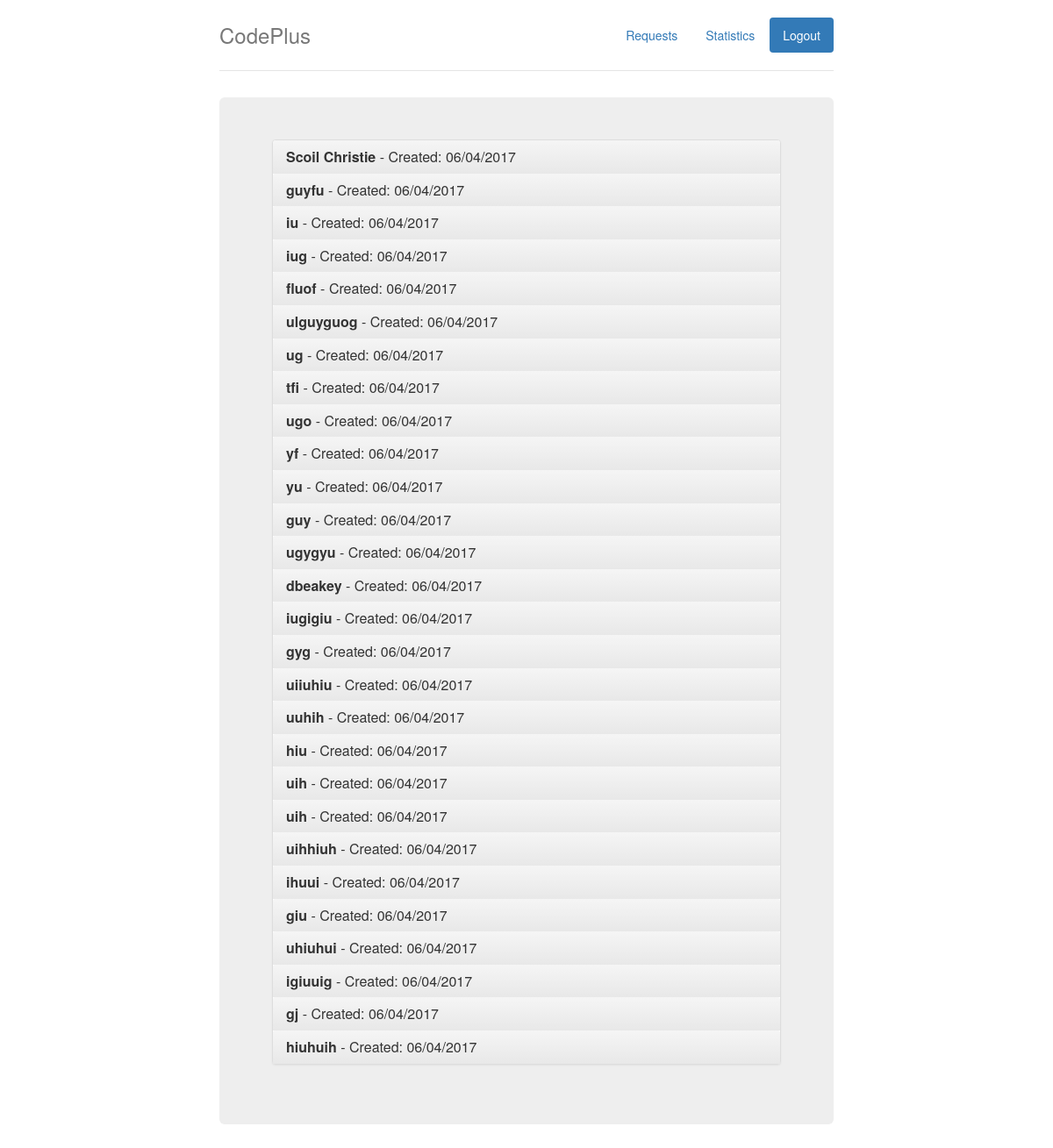
Page /webroot/admin.php (signed in) on the committed database.
### tables this page shows
CREATE TABLE IF NOT EXISTS `codep_requests` (
  `request_id` int(11) NOT NULL,
  `requested_date` datetime NOT NULL,
  `created` datetime NOT NULL,
  `teacher_name` varchar(80) NOT NULL,
  `school` varchar(80) NOT NULL,
  `email` varchar(80) NOT NULL,
  `address` text NOT NULL,
  `number_students` int(11) NOT NULL,
  `message` text NOT NULL,
  `status` tinyint(1) NOT NULL DEFAULT '0',
  `user_id` int(11) NOT NULL
);

### webroot/admin.php (the view, shortened to what this page needs)
<?php
	require 'config.php';
?>
<html>
	<head>
		<link rel="stylesheet" href="https://maxcdn.bootstrapcdn.com/bootstrap/3.3.6/css/bootstrap.min.css">
		<link rel="stylesheet" href="https://maxcdn.bootstrapcdn.com/bootstrap/3.3.6/css/bootstrap-theme.min.css">
		<link href="static/jumbotron-narrow.css" rel="stylesheet">
	</head>
	<body>
		<div class="container">
				<nav>
					<ul class="nav nav-pills pull-right">
						<li role="presentation" ><a href="requests.php">Requests</a></li>
						<li role="presentation" ><a href="stats.php">Statistics</a></li>
						<li role="presentation" class="active"><a href="logout.php">Logout</a></li>
					</ul>
				</nav>
			<div class="header clearfix">
				<h3 class="text-muted">CodePlus</h3>
			</div>
			<div class="jumbotron">
				<div class="panel-group">
					<div class="panel panel-default">
<?php
	$stmt = $conn->prepare("SELECT request_id, email, requested_date, created, teacher_name, school, address, number_students, message FROM codep_requests WHERE status = 0");
	$stmt->execute();
	$stmt->bind_result($request_id, $email, $requested_date, $created, $teacher_name, $school, $address, $number_students, $message);
	while($stmt->fetch()) {
		$clean_created = strtotime($created);
		$clean_created = date("d/m/Y", $clean_created);
		?>
		<div class="panel-heading">
			<h4 class="panel-title">
				<a data-toggle="collapse" href="#collapse<?php echo $request_id?>"><b><?php echo htmlspecialchars($school)?></b> - Created: <?php echo htmlspecialchars($clean_created)?></a>
			</h4>
		</div>
	<?php } ?>
	</div>
		</div>
	</body>
</html>

### webroot/static/jumbotron-narrow.css (style rules this page uses)
body { padding-top: 20px; padding-bottom: 20px; }
.header, .marketing, .footer { padding-right: 15px; padding-left: 15px; }
.header { padding-bottom: 20px; border-bottom: 1px solid #e5e5e5; }
.header h3 { margin-top: 0; margin-bottom: 0; line-height: 40px; }
@media (min-width: 768px) { .container { max-width: 730px; } }
.jumbotron { text-align: center; border-bottom: 1px solid #e5e5e5; }
@media screen and (min-width: 768px) { .header, .marketing, .footer { padding-right: 0; padding-left: 0; } }
@media screen and (min-width: 768px) { .header { margin-bottom: 30px; } }
@media screen and (min-width: 768px) { .jumbotron { border-bottom: 0; } }

### webroot/admin.php (style rules this page uses)
.jumbotron { text-align:left; }

### rows in the picture
codep_requests: school "Scoil Christie", created "06/04/2017"
codep_requests: school "guyfu", created "06/04/2017"
codep_requests: school "iu", created "06/04/2017"
codep_requests: school "iug", created "06/04/2017"
codep_requests: school "fluof", created "06/04/2017"
codep_requests: school "ulguyguog", created "06/04/2017"
codep_requests: school "ug", created "06/04/2017"
codep_requests: school "tfi", created "06/04/2017"
codep_requests: school "ugo", created "06/04/2017"
codep_requests: school "yf", created "06/04/2017"
codep_requests: school "yu", created "06/04/2017"
codep_requests: school "guy", created "06/04/2017"
codep_requests: school "ugygyu", created "06/04/2017"
codep_requests: school "dbeakey", created "06/04/2017"
codep_requests: school "iugigiu", created "06/04/2017"
codep_requests: school "gyg", created "06/04/2017"
codep_requests: school "uiiuhiu", created "06/04/2017"
codep_requests: school "uuhih", created "06/04/2017"
codep_requests: school "hiu", created "06/04/2017"
codep_requests: school "uih", created "06/04/2017"
codep_requests: school "uih", created "06/04/2017"
codep_requests: school "uihhiuh", created "06/04/2017"
codep_requests: school "ihuui", created "06/04/2017"
codep_requests: school "giu", created "06/04/2017"
codep_requests: school "uhiuhui", created "06/04/2017"
codep_requests: school "igiuuig", created "06/04/2017"
codep_requests: school "gj", created "06/04/2017"
codep_requests: school "hiuhuih", created "06/04/2017"
